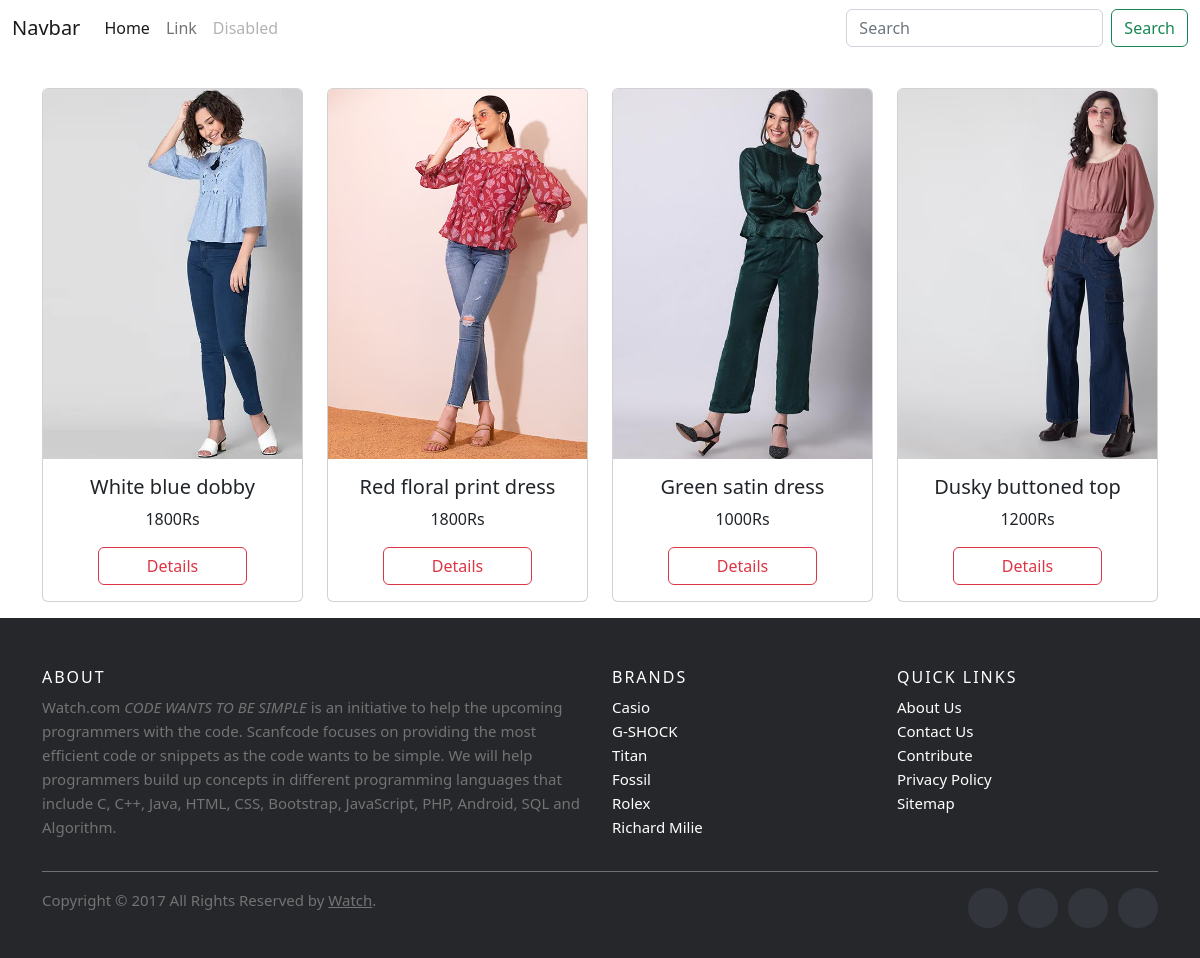
Screenshot of /dreamy/ with the database file from the repository.
### app1/models.py (models this page shows, shortened)
class Dress(models.Model):
    name=models.CharField(max_length=250)
    price=models.IntegerField()
    brand=models.CharField(max_length=250)
    img=models.ImageField(upload_to='gallery')

### app1/views.py (the view)
# urls.py: path('dreamy/',views.dreamy,name='dreamy'),
def dreamy(request):
    content=Dress.objects.all()
    data={
        'result':content
    }
    return render(request,'dreamy.html',data)

### templates/dreamy.html (shortened to what this page needs)
<!doctype html>
<html lang="en">
  <head>
    <link href="https://cdn.jsdelivr.net/npm/bootstrap@5.2.3/dist/css/bootstrap.min.css" rel="stylesheet">
    <link rel="stylesheet" href="../static/css/external.css">
</head>
  <body>
    <nav class="navbar navbar-expand-lg ">
        <div class="container-fluid">
          <a class="navbar-brand" href="#">Navbar</a>
          <div class="collapse navbar-collapse" id="navbarTogglerDemo03">
            <ul class="navbar-nav me-auto mb-2 mb-lg-0">
              <li class="nav-item">
                <a class="nav-link active" aria-current="page" href="#">Home</a>
              </li>
              <li class="nav-item">
                <a class="nav-link" href="#">Link</a>
              </li>
              <li class="nav-item">
                <a class="nav-link disabled">Disabled</a>
              </li>
            </ul>
            <form class="d-flex" role="search">
              <input class="form-control me-2" type="search" placeholder="Search" aria-label="Search">
              <button class="btn btn-outline-success" type="submit">Search</button>
            </form>
          </div>
        </div>
      </nav>
      <div class="container mt-3">
        <div class="row">
          {% for i in result %}
            {% if i.brand == "dolly" %}
            <div class="col-lg-3 col-md-3 col-sm-6 my-3">
              <div class="card " style="width: 100%;">
                <div class="cd1 w-100 text-center">
                  <img src="{{i.img.url}}" class="card-img-top w-100  text-center " alt="...">
                </div>
                  <div class="card-body text-center">
                    <h5 class="card-title" id="name" name="name">{{i.name}}</h5>
                    <p class="card-text" name="price">{{i.price}}Rs</p>
                    <div class=" text-center">
                    <a href="#" class="btn btn-outline-danger px-5">Details</a>
                    </div>
                  </div>
                </div>
          </div>
            {% endif %}
          {% endfor %}
        </div>
      </div>
      <footer class="site-footer">
        <div class="container">
          <div class="row">
            <div class="col-sm-12 col-md-6">
              <h6>About</h6>
              <p class="text-justify">Watch.com <i>CODE WANTS TO BE SIMPLE </i> is an initiative  to help the upcoming programmers with the code. Scanfcode focuses on providing the most efficient code or snippets as the code wants to be simple. We will help programmers build up concepts in different programming languages that include C, C++, Java, HTML, CSS, Bootstrap, JavaScript, PHP, Android, SQL and Algorithm.</p>
            </div>
            <div class="col-xs-6 col-md-3">
              <h6>Brands</h6>
              <ul class="footer-links">
                <li><a href="http://scanfcode.com/category/c-language/">Casio</a></li>
                <li><a href="http://scanfcode.com/category/front-end-development/">G-SHOCK</a></li>
                <li><a href="http://scanfcode.com/category/back-end-development/">Titan</a></li>
                <li><a href="http://scanfcode.com/category/java-programming-language/">Fossil</a></li>
                <li><a href="http://scanfcode.com/category/android/">Rolex</a></li>
                <li><a href="http://scanfcode.com/category/templates/">Richard Milie</a></li>
              </ul>
            </div>
            <div class="col-xs-6 col-md-3">
              <h6>Quick Links</h6>
              <ul class="footer-links">
                <li><a href="">About Us</a></li>
                <li><a href="http://scanfcode.com/contact/">Contact Us</a></li>
                <li><a href="http://scanfcode.com/contribute-at-scanfcode/">Contribute</a></li>
                <li><a href="http://scanfcode.com/privacy-policy/">Privacy Policy</a></li>
                <li><a href="http://scanfcode.com/sitemap/">Sitemap</a></li>
              </ul>
            </div>
          </div>
          <hr>
        </div>
        <div class="container">
          <div class="row">
            <div class="col-md-8 col-sm-6 col-xs-12">
              <p class="copyright-text">Copyright &copy; 2017 All Rights Reserved by
           <a href="#">Watch</a>.
              </p>
            </div>
            <div class="col-md-4 col-sm-6 col-xs-12">
              <ul class="social-icons">
                <li><a class="facebook" href="#"></a></li>
                <li><a class="twitter" href="#"></a></li>
                <li><a class="dribbble" href="#"></a></li>
                <li><a class="linkedin" href="#"></a></li>
              </ul>
            </div>
          </div>
        </div>
  </footer>
    </body>
  </html>

### static/css/external.css (style rules this page uses)
.site-footer { background-color:#26272b; padding:45px 0 20px; font-size:15px; line-height:24px; color:#737373; }
.site-footer hr { border-top-color:#bbb; opacity:0.5 }
.site-footer h6 { color:#fff; font-size:16px; text-transform:uppercase; margin-top:5px; letter-spacing:2px }
.site-footer a { color:#737373; }
.footer-links { padding-left:0; list-style:none }
.footer-links li { display:block }
.footer-links a { color:#737373 }
.footer-links a { color: white; text-decoration:none; }
.site-footer .social-icons { text-align:right }
.site-footer .social-icons a { width:40px; height:40px; line-height:40px; margin-left:6px; margin-right:0; border-radius:100%; background-color:#33353d }
.copyright-text { margin:0 }
.social-icons { padding-left:0; margin-bottom:0; list-style:none }
.social-icons li { display:inline-block; margin-bottom:4px }
.social-icons a { background-color:#eceeef; color:#818a91; font-size:16px; display:inline-block; line-height:44px; width:44px; height:44px; text-align:center; margin-right:8px; border-radius:100%; -webkit-transition:all .2s linear; -o-transition:all .2s linear; transition:all .2s linear }

### rows the page displays
Dress: img (picture), name "White blue dobby", price "1800"
Dress: img (picture), name "Red floral print dress", price "1800"
Dress: img (picture), name "Green satin dress", price "1000"
Dress: img (picture), name "Dusky buttoned top", price "1200"
